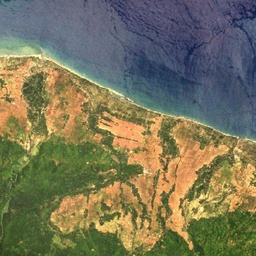
#> input picture imag/NaturalColorImages.jpg, 256 x 256 px, shrunk from 501 x 501 before the run
$ jupyter execute test.ipynb
#> lines starting #> are read from the running program, lines starting #| are printed output that depends on the picture
[cell 1]
import numpy as np
import matplotlib.pyplot as plt
from PIL import Image
from scipy.ndimage import convolve
import cv2

Filtre de Sobel

[cell 2]
image_rgb = np.array(Image.open('imag/NaturalColorImages.jpg'))
#> image_rgb is the input picture: shape (256, 256, 3); mean R, G, B 120, 116.4, 89.2
channels = ['Red', 'Green', 'Blue']
gradients = {}
Gx = np.array([[-1, 0, 1], [-2, 0, 2], [-1, 0, 1]])
Gy = np.array([[-1, -2, -1], [0, 0, 0], [1, 2, 1]])
for idx, channel in enumerate(channels):
    gray_img = image_rgb[:, :, idx].astype(np.float64)
    h, w = gray_img.shape
    gradient_magnitude = np.zeros((h, w), dtype=np.float64)
    gradient_direction = np.zeros((h, w), dtype=np.float64)
    for i in range(1, h - 1):
        for j in range(1, w - 1):
            horizontalGrad = np.sum(Gx * gray_img[i-1:i+2, j-1:j+2])
            verticalGrad = np.sum(Gy * gray_img[i-1:i+2, j-1:j+2])
            gradient_magnitude[i, j] = np.sqrt(horizontalGrad**2 + verticalGrad**2)
            gradient_direction[i, j] = np.arctan2(verticalGrad, horizontalGrad)
    gradients[channel] = (gradient_magnitude, gradient_direction)
    plt.figure(figsize=(12, 5))
    plt.subplot(1, 2, 1)
    plt.imshow(gradient_magnitude, cmap='gray')
    plt.title(f"{channel} Channel - Gradient Magnitude")
    plt.axis('off')

    plt.subplot(1, 2, 2)
    plt.imshow(gradient_direction, cmap='hsv')
    plt.colorbar(label='Direction (radians)')
    plt.title(f"{channel} Channel - Gradient Direction")
    plt.axis('off')
    plt.show()
    print(f"{channel} Channel - Gradient Direction:\n", gradient_direction)
    print(f"{channel} Channel - Gradient Magnitude:\n", gradient_magnitude)
#> this loop made 3 passes
#> pass 1, `gray_img = image_rgb[:, :, idx].astype(np.float64)`:
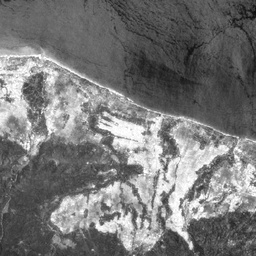
#> gray_img: shape (256, 256) float64; min 10, max 255, mean 120
#> pass 3, `gray_img = image_rgb[:, :, idx].astype(np.float64)`:
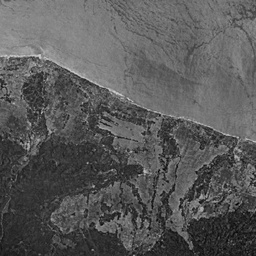
#> gray_img: shape (256, 256) float64; min 0, max 209, mean 89.2
#> after the loop:
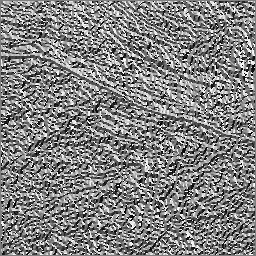
#> gradient_direction: shape (256, 256) float64; min -3.14, max 3.14, mean 0.0522; drawn with min black and max white
#> after the loop:
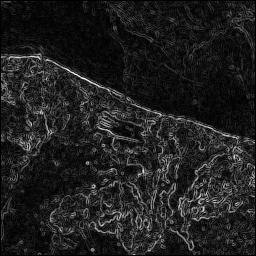
#> gradient_magnitude: shape (256, 256) float64; min 0, max 591.5, mean 74.3; drawn with min black and max white
#> after the loop, gradients = 3 items
amplitude = np.sqrt(Gx**2 + Gy**2)
print("Amplitude of the Sobel filters:\n", amplitude)

Filtre de Prewitt

[cell 3]
image_rgb = np.array(Image.open('imag/NaturalColorImages.jpg'))
channels = ['Red', 'Green', 'Blue']
gradients = {}
Gx = np.array([[-1, 0, 1], [-1, 0, +1], [-1, 0, 1]])
Gy = np.array([[-1, -1, -1], [0, 0, 0], [1, 1, 1]])
for idx, channel in enumerate(channels):
    gray_img = image_rgb[:, :, idx].astype(np.float64)
    h, w = gray_img.shape
    gradient_magnitude = np.zeros((h, w), dtype=np.float64)
    gradient_direction = np.zeros((h, w), dtype=np.float64)
    for i in range(1, h - 1):
        for j in range(1, w - 1):
            horizontalGrad = np.sum(Gx * gray_img[i-1:i+2, j-1:j+2])
            verticalGrad = np.sum(Gy * gray_img[i-1:i+2, j-1:j+2])
            gradient_magnitude[i, j] = np.sqrt(horizontalGrad**2 + verticalGrad**2)
            gradient_direction[i, j] = np.arctan2(verticalGrad, horizontalGrad)
    gradients[channel] = (gradient_magnitude, gradient_direction)
    plt.figure(figsize=(12, 5))
    plt.subplot(1, 2, 1)
    plt.imshow(gradient_magnitude, cmap='gray')
    plt.title(f"{channel} Channel - Gradient Magnitude")
    plt.axis('off')

    plt.subplot(1, 2, 2)
    plt.imshow(gradient_direction, cmap='hsv')
    plt.colorbar(label='Direction (radians)')
    plt.title(f"{channel} Channel - Gradient Direction")
    plt.axis('off')
    plt.show()
    print(f"{channel} Channel - Gradient Direction:\n", gradient_direction)
    print(f"{channel} Channel - Gradient Magnitude:\n", gradient_magnitude)
#> this loop made 3 passes
#> pass 1, `plt.show()`:
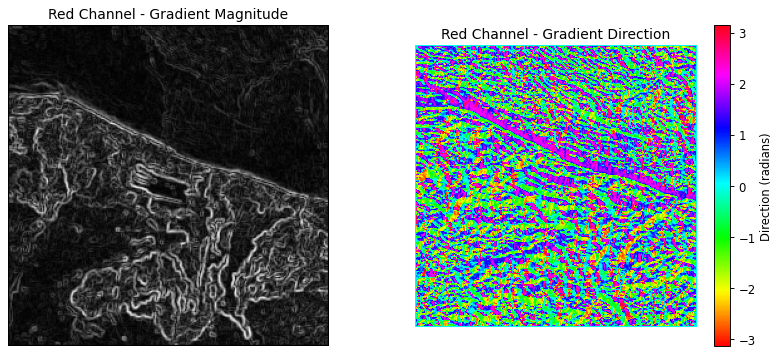
#> figure drawn by matplotlib, 3 panels
#> after the loop:
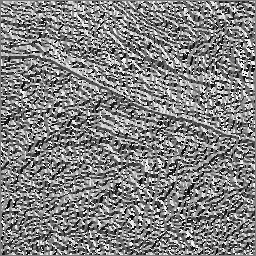
#> gradient_direction: shape (256, 256) float64; min -3.14, max 3.14, mean 0.0544; drawn with min black and max white
amplitude = np.sqrt(Gx**2 + Gy**2)
print("Amplitude of the Sobel filters:\n", amplitude)

Laplacien

[cell 4]
def apply_laplacian(image, kernel, threshold=10):
    h, w = image.shape
    filtered_img = np.zeros_like(image)
    for i in range(1, h-1):
        for j in range(1, w-1):
            region = image[i-1:i+2, j-1:j+2]
            filtered_value = np.sum(region * kernel)
            filtered_img[i, j] = filtered_value
    filtered_img = filtered_img / np.max(np.abs(filtered_img))
    filtered_img = np.where(np.abs(filtered_img) > threshold/255, filtered_img, 0)
    return filtered_img

image_path = 'imag/NaturalColorImages.jpg'
gray_img = np.array(Image.open(image_path).convert('L')).astype(np.float64)
laplacian_masks = {
    'Type 1': np.array([[0, 1, 0], [1, -4, 1], [0, 1, 0]]),
    'Type 2': np.array([[0, -1, 0], [-1, 4, -1], [0, -1, 0]]),
    'Type 3': np.array([[-1, -1, -1], [-1, 8, -1], [-1, -1, -1]]),
    'Type 4': np.array([[1, -2, 1], [-2, 4, -2], [1, -2, 1]])
}
plt.figure(figsize=(15, 10))
plt.subplot(2, 3, 1)
plt.imshow(gray_img, cmap='gray')
plt.title('Image originale')
plt.axis('off')
for idx, (name, mask) in enumerate(laplacian_masks.items(), start=2):
    filtered = apply_laplacian(gray_img, mask)
    plt.subplot(2, 3, idx)
    plt.imshow(filtered, cmap='gray', vmin=-1, vmax=1)
    plt.title(f'Laplacien {name}')
    plt.axis('off')
#> this loop made 4 passes
#> pass 2, `filtered = apply_laplacian(gray_img, mask)`:
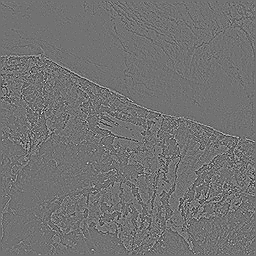
#> filtered: shape (256, 256) float64; min -0.816, max 1, mean 1.02e-05; drawn with min black and max white
plt.tight_layout()
plt.show()
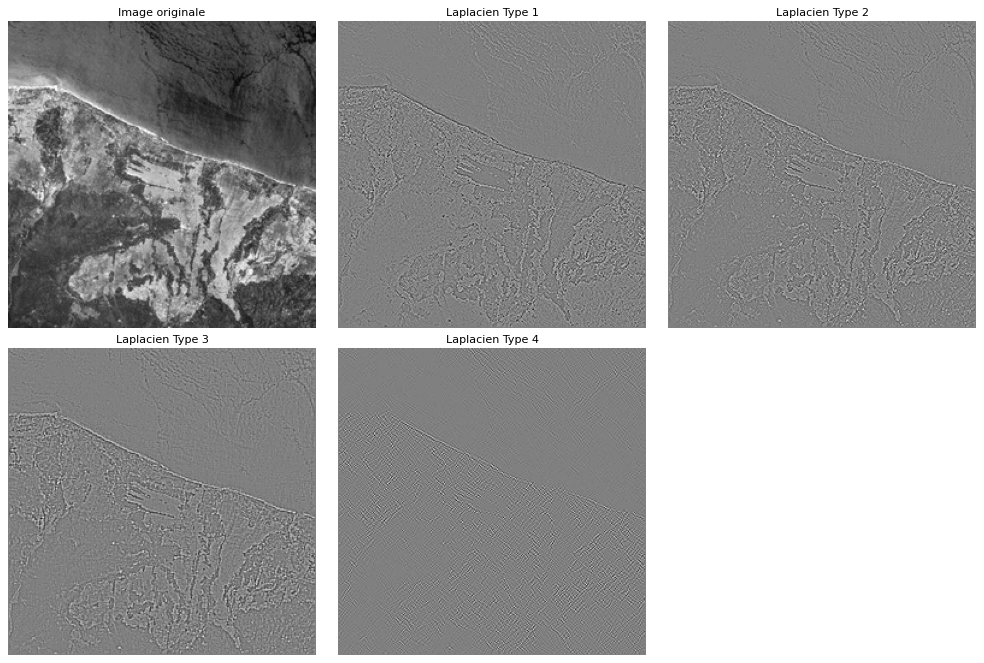
#> figure drawn by matplotlib, 5 panels

[cell 5]
def apply_laplacian(image, kernel, threshold=10):
    h, w = image.shape
    filtered_img = np.zeros_like(image)
    for i in range(1, h-1):
        for j in range(1, w-1):
            region = image[i-1:i+2, j-1:j+2]
            filtered_value = np.sum(region * kernel)
            filtered_img[i, j] = filtered_value
    filtered_img = filtered_img / np.max(np.abs(filtered_img))
    filtered_img = np.where(np.abs(filtered_img) > threshold / 255, filtered_img, 0)
    return filtered_img

image_path = 'imag/NaturalColorImages.jpg'
image_rgb = np.array(Image.open(image_path))

laplacian_masks = {
    'Type 1': np.array([[0, 1, 0], [1, -4, 1], [0, 1, 0]]),
    'Type 2': np.array([[0, -1, 0], [-1, 4, -1], [0, -1, 0]]),
    'Type 3': np.array([[-1, -1, -1], [-1, 8, -1], [-1, -1, -1]]),
    'Type 4': np.array([[1, -2, 1], [-2, 4, -2], [1, -2, 1]])
}

# Process each channel with each Laplacian mask
channels = ['Red', 'Green', 'Blue']
plt.figure(figsize=(20, 12))
plt.suptitle("Laplacian Filter on RGB Channels", fontsize=16)

for ch_idx, channel in enumerate(channels):
    # Extract single channel
    gray_img = image_rgb[:, :, ch_idx].astype(np.float64)

    # Display original channel
    plt.subplot(3, len(laplacian_masks) + 1, ch_idx * (len(laplacian_masks) + 1) + 1)
    plt.imshow(gray_img, cmap='gray')
    plt.title(f"{channel} Channel - Original")
    plt.axis('off')

    # Apply each Laplacian filter to the channel
    for idx, (name, mask) in enumerate(laplacian_masks.items()):
        filtered = apply_laplacian(gray_img, mask)
        plt.subplot(3, len(laplacian_masks) + 1, ch_idx * (len(laplacian_masks) + 1) + idx + 2)
        plt.imshow(filtered, cmap='gray', vmin=-1, vmax=1)
        plt.title(f"{channel} - Laplacian {name}")
        plt.axis('off')

plt.tight_layout(rect=[0, 0, 1, 0.96])
plt.show()
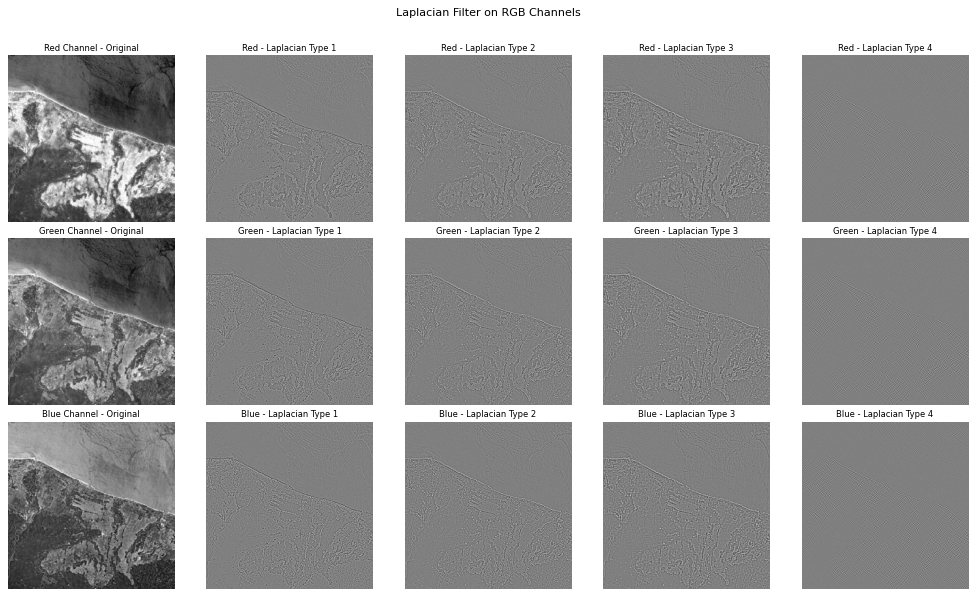
#> figure drawn by matplotlib, 15 panels

LOG

[cell 6]
def gaussian_kernel(size, sigma):
    kernel = np.fromfunction(
        lambda x, y: (1 / (2 * np.pi * sigma**2)) * np.exp(
            -((x - (size - 1) / 2)**2 + (y - (size - 1) / 2)**2) / (2 * sigma**2)
        ),
        (size, size)
    )
    return kernel / np.sum(kernel)
def log_filter(image, size, sigma):
#> called with size = 5, sigma = 1
    kernel_gaussian = gaussian_kernel(size, sigma)
    kernel_log = (np.fromfunction(
        lambda x, y: ((x - (size - 1) / 2)**2 + (y - (size - 1) / 2)**2 - 2 * sigma**2) / (sigma**4),
        (size, size)
    )) * kernel_gaussian
    kernel_log -= kernel_log.mean()
    h, w = image.shape
#> h = 256; w = 256
    kh, kw = kernel_log.shape
    pad_h, pad_w = kh // 2, kw // 2
    log_image = np.zeros_like(image)
    for i in range(pad_h, h - pad_h):
        for j in range(pad_w, w - pad_w):
            region = image[i - pad_h:i + pad_h + 1, j - pad_w:j + pad_w + 1]
            log_image[i, j] = np.sum(region * kernel_log)
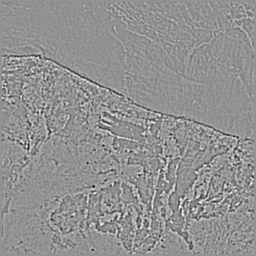
#> log_image: shape (256, 256) float64; min -66.34, max 49.48, mean 0; drawn with min black and max white
    log_image = 255 * (log_image - np.min(log_image)) / (np.max(log_image) - np.min(log_image))
    return log_image.astype(np.uint8)
image_path = 'imag/NaturalColorImages.jpg'
image = np.array(Image.open(image_path).convert('L')).astype(np.float64)
size = 5
sigma = 1.0
log_edges = log_filter(image, size, sigma)
plt.figure(figsize=(10, 5))
plt.subplot(1, 2, 1)
plt.imshow(image, cmap='gray')
plt.title('Image originale')
plt.axis('off')

plt.subplot(1, 2, 2)
plt.imshow(log_edges, cmap='gray')
plt.title('Détection des bords LoG')
plt.axis('off')

plt.tight_layout()
plt.show()
